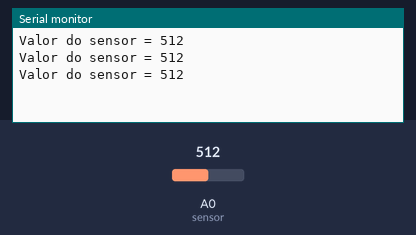
A sketch run on a simulated Arduino Uno, built with avr-gcc and run on an emulated ATmega328P. Parts: the last lines printed to the serial monitor. The inputs (shaded band) are chosen by the test bench; at power-on: A0 (sensor) = 512.

Above: at 1.3 s.
1.4 s: A0 (sensor) set to 716
At 1.9 s:
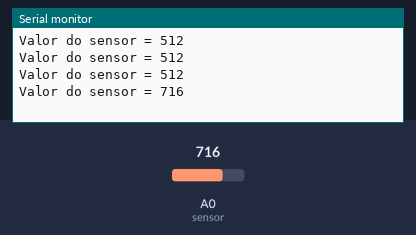
2.9 s: A0 (sensor) set to 900
At 3.4 s:
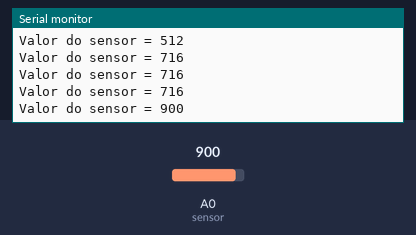
Timing chart, 0 to 5.9 s (numbered marks = the images above; inputs shaded):
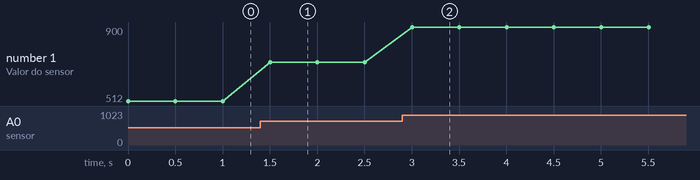

Measured:
- after the input at 1.4 s, the serial monitor: prints a new line after 0.10 s (image 1)
- after the input at 2.9 s, the serial monitor: prints a new line after 0.10 s (image 2)
- plotted number 1: 512 → 716 after the input at 1.4 s, 716 → 900 after the input at 2.9 s

The sketch:

iniciante_modulo3.ino
```cpp
const int sensor = 0;
int valorSensor = 0;

void setup(){
  Serial.begin(9600);
}


void loop(){
  valorSensor = analogRead(sensor);
  Serial.print("Valor do sensor = ");
  Serial.println(valorSensor);
  delay(500);
}
```
